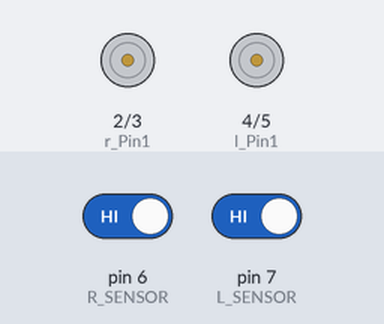
A sketch run on a simulated Arduino Uno, built with avr-gcc and run on an emulated ATmega328P. Parts: motor-driver pin pairs drawn as motors (green arrow = first pin HIGH = forward, orange = second pin HIGH = backward, longer = more drive, scaled by the enable pin). The inputs (shaded band) are chosen by the test bench; at power-on: pin 6 (R_SENSOR) HIGH, pin 7 (L_SENSOR) HIGH.

Above: at 1.2 s.
1.3 s: pin 6 (R_SENSOR) driven LOW
At 2.5 s:
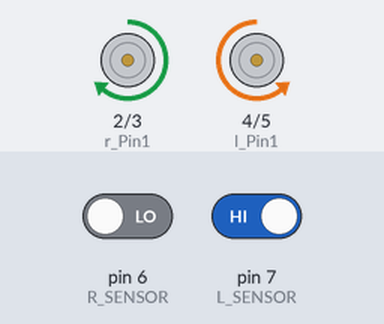
2.8 s: pin 7 (L_SENSOR) driven LOW
At 3.7 s:
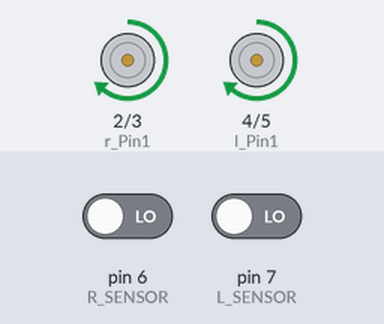
4.3 s: pin 6 (R_SENSOR) driven HIGH
At 4.8 s:
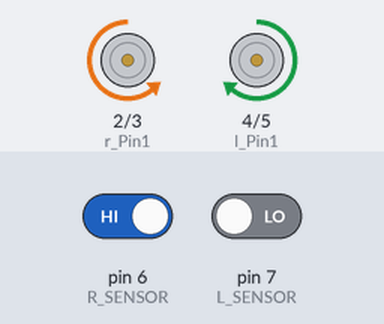
Timing chart, 0 to 7.3 s (numbered marks = the images above; inputs shaded):
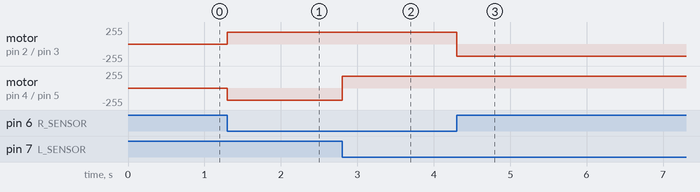

Measured:
- after the input at 1.3 s, motor on pin 2 (r_Pin1) / pin 3 (r_Pin2): stopped → forward 180/255 at once; motor on pin 4 (l_Pin1) / pin 5 (l_Pin2): stopped → backward 180/255 at once
- after the input at 2.8 s, motor on pin 4 (l_Pin1) / pin 5 (l_Pin2): backward 180/255 → forward 180/255 at once
- after the input at 4.3 s, motor on pin 2 (r_Pin1) / pin 3 (r_Pin2): forward 180/255 → backward 180/255 at once

The sketch:

code.ino
```cpp
#define R_SENSOR 6
#define L_SENSOR 7
#define SPEED 180
int enableR_Motor=9;
int r_Pin1=2;
int r_Pin2=3;
int enableL_Motor=11;
int l_Pin1=4;
int l_Pin2=5;
void rotation(int,int);

void setup()
{
  TCCR0B = TCCR0B & B11111000 | B00000010 ;

  pinMode(enableR_Motor, OUTPUT);
  pinMode(r_Pin1, OUTPUT);
  pinMode(r_Pin2, OUTPUT);
  pinMode(enableL_Motor, OUTPUT);
  pinMode(l_Pin1, OUTPUT);
  pinMode(l_Pin2, OUTPUT);

  pinMode(R_SENSOR, INPUT);
  pinMode(L_SENSOR, INPUT);

  rotation(0,0);
  Serial.begin(9600);
}

void loop()
{
  int r_SensorValue = digitalRead(R_SENSOR);
  int l_SensorValue = digitalRead(L_SENSOR);

  if (r_SensorValue == LOW && l_SensorValue == LOW)
  {
    rotation(SPEED,SPEED);
  }
  else if (r_SensorValue == HIGH && l_SensorValue == LOW )
  {
    rotation(-SPEED,SPEED);
  }
  else if (r_SensorValue == LOW && l_SensorValue == HIGH )
  {
    rotation(SPEED,-SPEED);
  }
  else
  {
    rotation(0,0);
  }
}

void rotation(int r_Speed,int l_Speed)
{
  if (r_Speed < 0)
  {
    digitalWrite(r_Pin1,LOW);
    digitalWrite(r_Pin2,HIGH);
  }
  else if (r_Speed > 0)
  {
    digitalWrite(r_Pin1,HIGH);
    digitalWrite(r_Pin2,LOW);
  }
  if (l_Speed < 0)
  {
    digitalWrite(l_Pin1,LOW);
    digitalWrite(l_Pin2,HIGH);
  }
  else if (l_Speed > 0)
  {
    digitalWrite(l_Pin1,HIGH);
    digitalWrite(l_Pin2,LOW);
  }
  else
  {
    digitalWrite(r_Pin1,LOW);
    digitalWrite(r_Pin2,LOW);
    digitalWrite(l_Pin1,LOW);
    digitalWrite(l_Pin2,LOW);
  }
 analogWrite(enableR_Motor,abs(r_Speed));
 analogWrite(enableL_Motor,abs(l_Speed));
 }
```
